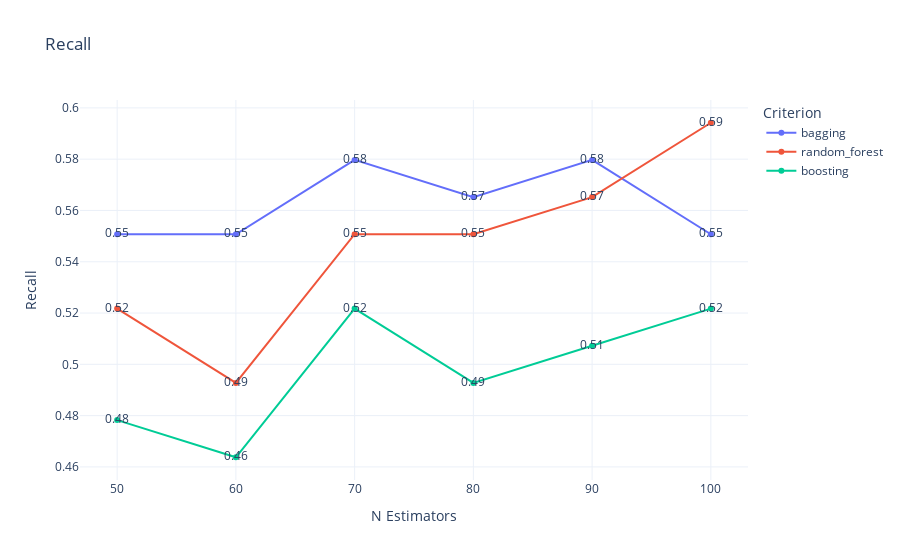

Notebook source saved alongside this figure:
### Code cell
# Показатель качества: Recall
recall_fig = create_plot(n_estimators, {k: results[k]['recall'] for k in results}, 'Recall', 'Recall')
recall_fig.show()

### Figure 1 — Plotly figure (JSON) as saved in the notebook; plotly's stock layout.template omitted (floating-point values rounded to 4 significant figures)
{"data": [{"mode": "lines+markers+text", "name": "bagging", "text": ["0.55", "0.55", "0.58", "0.57", "0.58", "0.55", "0.62", "0.62", "0.62", "0.62", "0.62", "0.62"], "type": "scatter", "x": [50, 60, 70, 80, 90, 100], "y": [0.5507, 0.5507, 0.5797, 0.5652, 0.5797, 0.5507, 0.6208, 0.6174, 0.6163, 0.6191, 0.6216, 0.6188]}, {"mode": "lines+markers+text", "name": "random_forest", "text": ["0.52", "0.49", "0.55", "0.55", "0.57", "0.59", "0.62", "0.61", "0.62", "0.61", "0.62", "0.61"], "type": "scatter", "x": [50, 60, 70, 80, 90, 100], "y": [0.5217, 0.4928, 0.5507, 0.5507, 0.5652, 0.5942, 0.6157, 0.6137, 0.6188, 0.6143, 0.6171, 0.6137]}, {"mode": "lines+markers+text", "name": "boosting", "text": ["0.48", "0.46", "0.52", "0.49", "0.51", "0.52", "0.56", "0.56", "0.57", "0.58", "0.59", "0.60"], "type": "scatter", "x": [50, 60, 70, 80, 90, 100], "y": [0.4783, 0.4638, 0.5217, 0.4928, 0.5072, 0.5217, 0.555, 0.5615, 0.5736, 0.5838, 0.5909, 0.6007]}], "layout": {"legend": {"title": {"text": "Criterion"}}, "title": {"text": "Recall"}, "xaxis": {"title": {"text": "N Estimators"}}, "yaxis": {"title": {"text": "Recall"}}}}
